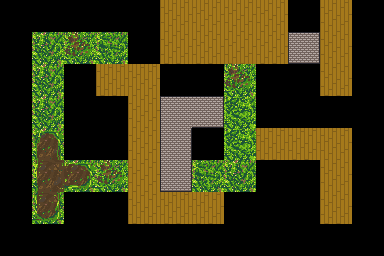

The image is a tile-based game level rendered from a .tmx file. Its description and source (layers, tilesets, objects; grid data summarised) follow:
An orthogonal 12x8 tile map with 32x32 px tiles, 1 tile layer (Terrain), 5 tilesets and 7 objects (Pacer, Sentry, Player, Portal, Lock, ...).

<map version="1.0.0" orientation="orthogonal" renderorder="right-down" width="12" height="8" tilewidth="32" tileheight="32" nextobjectid="44">
 <tileset firstgid="1" source="Ground.tsx" />
 <tileset firstgid="45" name="objects" tilewidth="32" tileheight="32" tilecount="16" columns="4">
  <image source="../../media/tilesets/objects.png" width="128" height="128" />
  <tile id="0">
   <properties>
    <property name="tag" value="bush" />
   </properties>
  </tile>
  <tile id="1">
   <properties>
    <property name="tag" value="sto" />
   </properties>
  </tile>
 </tileset>
 <tileset firstgid="61" name="Enemies" tilewidth="32" tileheight="32" tilecount="8" columns="2">
  <image source="../../media/tilesets/pacer.png" width="64" height="128" />
 </tileset>
 <tileset firstgid="69" name="Player" tilewidth="32" tileheight="32" tilecount="8" columns="4">
  <image source="../../media/tilesets/purple_man.png" width="128" height="64" />
 </tileset>
 <tileset firstgid="77" name="watcher" tilewidth="32" tileheight="32" tilecount="10" columns="2">
  <image source="../../media/tilesets/watcher.png" width="64" height="160" />
 </tileset>
 <layer name="Terrain" width="12" height="8">
  <data>[96 cells, 96 non-empty, 15 distinct tile ids]</data>
 </layer>
 <objectgroup name="Triggers" />
 <objectgroup name="Enemies">
  <object id="32" name="Pacer" type="Pacer" gid="67" x="64" y="192" width="32" height="32">
   <properties>
    <property name="facing" value="west" />
   </properties>
  </object>
  <object id="39" name="Sentry" type="Sentry" gid="77" x="320" y="32" width="32" height="32">
   <properties>
    <property name="facing" value="south" />
   </properties>
  </object>
 </objectgroup>
 <objectgroup name="Player">
  <object id="16" name="Player" type="Player" gid="69" x="32" y="128" width="32" height="32">
   <properties>
    <property name="rocks" type="int" value="2" />
   </properties>
  </object>
 </objectgroup>
 <objectgroup name="Props">
  <object id="14" name="Portal" type="Portal" gid="47" x="320" y="224" width="32" height="32" />
  <object id="18" name="Lock" type="Lock" gid="49" x="288" y="64" width="32" height="32" />
  <object id="38" name="Stone" type="Stone" gid="46" x="192" y="64" width="32" height="32" />
  <object id="42" name="Key" type="Key" gid="50" x="32" y="224" width="32" height="32" />
 </objectgroup>
</map>